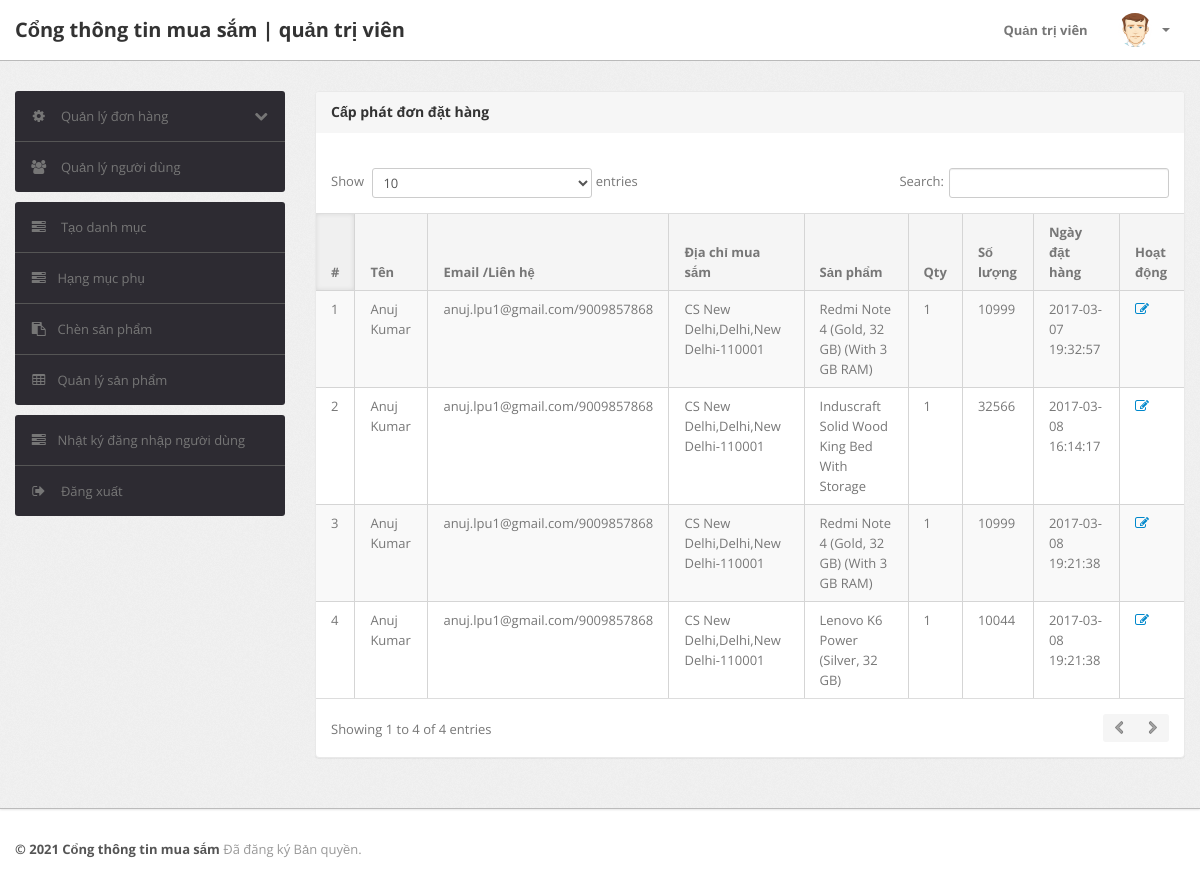
The app's page /admin/pending-orders.php (signed in), older data.
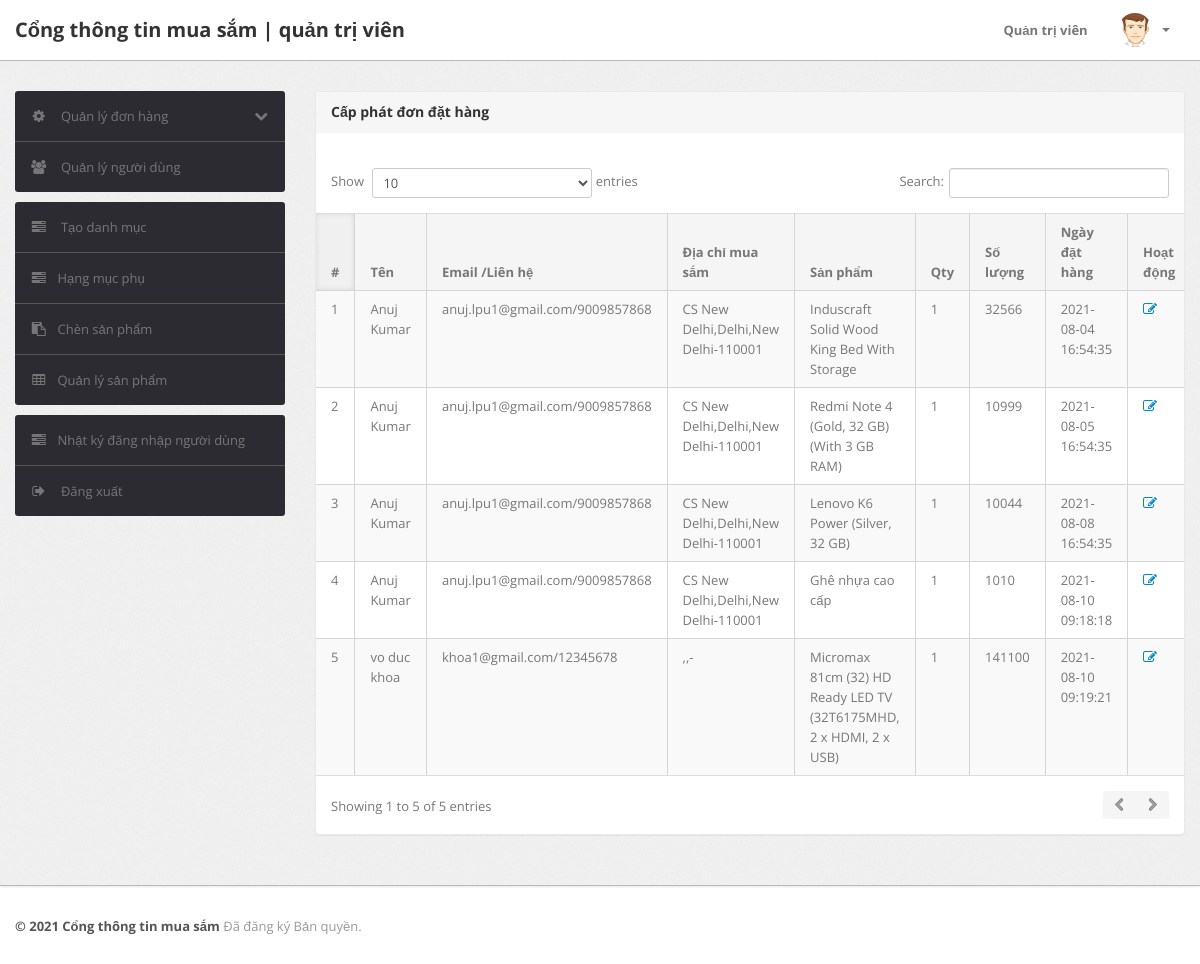
The same page, newer data.
### tables this page shows
CREATE TABLE `orders` (
  `id` int(11) NOT NULL,
  `userId` int(11) DEFAULT NULL,
  `productId` varchar(255) DEFAULT NULL,
  `quantity` int(11) DEFAULT NULL,
  `orderDate` timestamp NOT NULL DEFAULT current_timestamp(),
  `paymentMethod` varchar(50) DEFAULT NULL,
  `orderStatus` varchar(55) DEFAULT NULL
);

CREATE TABLE `users` (
  `id` int(11) NOT NULL,
  `name` varchar(255) DEFAULT NULL,
  `email` varchar(255) DEFAULT NULL,
  `contactno` bigint(11) DEFAULT NULL,
  `password` varchar(255) DEFAULT NULL,
  `shippingAddress` longtext DEFAULT NULL,
  `shippingState` varchar(255) DEFAULT NULL,
  `shippingCity` varchar(255) DEFAULT NULL,
  `shippingPincode` int(11) DEFAULT NULL,
  `billingAddress` longtext DEFAULT NULL,
  `billingState` varchar(255) DEFAULT NULL,
  `billingCity` varchar(255) DEFAULT NULL,
  `billingPincode` int(11) DEFAULT NULL,
  `regDate` timestamp NOT NULL DEFAULT current_timestamp(),
  `updationDate` varchar(255) DEFAULT NULL
);

CREATE TABLE `products` (
  `id` int(11) NOT NULL,
  `category` int(11) NOT NULL,
  `subCategory` int(11) DEFAULT NULL,
  `productName` varchar(255) DEFAULT NULL,
  `productCompany` varchar(255) DEFAULT NULL,
  `productPrice` int(11) DEFAULT NULL,
  `productPriceBeforeDiscount` int(11) DEFAULT NULL,
  `productDescription` longtext DEFAULT NULL,
  `productImage1` varchar(255) DEFAULT NULL,
  `productImage2` varchar(255) DEFAULT NULL,
  `productImage3` varchar(255) DEFAULT NULL,
  `shippingCharge` int(11) DEFAULT NULL,
  `productAvailability` varchar(255) DEFAULT NULL,
  `postingDate` timestamp NULL DEFAULT current_timestamp(),
  `updationDate` varchar(255) DEFAULT NULL
);

### admin/pending-orders.php (the view, shortened to what this page needs)
<?php
include('include/config.php');
if (strlen($_SESSION['alogin']) == 0) {
	header('location:index.php');
} else {
?>
	<!DOCTYPE html>
	<html lang="en">
	<head>
		<link type="text/css" href="bootstrap/css/bootstrap.min.css" rel="stylesheet">
		<link type="text/css" href="bootstrap/css/bootstrap-responsive.min.css" rel="stylesheet">
		<link type="text/css" href="css/theme.css" rel="stylesheet">
		<link type="text/css" href="images/icons/css/font-awesome.css" rel="stylesheet">
	</head>
	<body>
		<?php include('include/header.php'); ?>
		<div class="wrapper">
			<div class="container">
				<div class="row">
					<?php include('include/sidebar.php'); ?>
					<div class="span9">
						<div class="content">
							<div class="module">
								<div class="module-head">
									<h3>Cấp phát đơn đặt hàng</h3>
								</div>
								<div class="module-body table">
									<br />
									<table cellpadding="0" cellspacing="0" border="0" class="datatable-1 table table-bordered table-striped	 display table-responsive">
										<thead>
											<tr>
												<th>#</th>
												<th> Tên</th>
												<th width="50">Email /Liên hệ</th>
												<th>Địa chỉ mua sắm</th>
												<th>Sản phẩm </th>
												<th>Qty </th>
												<th>Số lượng </th>
												<th>Ngày đặt hàng</th>
												<th>Hoạt động</th>
											</tr>
										</thead>
										<tbody>
											<?php
											$status = 'Delivered';
											$query = mysqli_query($con, "select users.name as username,users.email as useremail,users.contactno as usercontact,users.shippingAddress as shippingaddress,users.shippingCity as shippingcity,users.shippingState as shippingstate,users.shippingPincode as shippingpincode,products.productName as productname,products.shippingCharge as shippingcharge,orders.quantity as quantity,orders.orderDate as orderdate,products.productPrice as productprice,orders.id as id  from orders join users on  orders.userId=users.id join products on products.id=orders.productId where orders.	orderStatus!='$status' or orders.orderStatus is null");
											$cnt = 1;
											while ($row = mysqli_fetch_array($query)) {
											?>
												<tr>
													<td><?php echo htmlentities($cnt); ?></td>
													<td><?php echo htmlentities($row['username']); ?></td>
													<td><?php echo htmlentities($row['useremail']); ?>/<?php echo htmlentities($row['usercontact']); ?></td>
													<td><?php echo htmlentities($row['shippingaddress'] . "," . $row['shippingcity'] . "," . $row['shippingstate'] . "-" . $row['shippingpincode']); ?></td>
													<td><?php echo htmlentities($row['productname']); ?></td>
													<td><?php echo htmlentities($row['quantity']); ?></td>
													<td><?php echo htmlentities($row['quantity'] * $row['productprice'] + $row['shippingcharge']); ?></td>
													<td><?php echo htmlentities($row['orderdate']); ?></td>
													<td> <a href="updateorder.php?oid=<?php echo htmlentities($row['id']); ?>" title="Update order" target="_blank"><i class="icon-edit"></i></a>
													</td>
												</tr>
											<?php $cnt = $cnt + 1;
											} ?>
										</tbody>
									</table>
								</div>
							</div>
						</div>
					</div>
				</div>
			</div>
		</div>
		<?php include('include/footer.php'); ?>
	</body>
<?php } ?>

Row changes from the older to the newer data that the page shows:
no longer on this page (row edited): orders: userId.name "Anuj Kumar", userId.email "anuj.lpu1@gmail.com", userId.contactno "9009857868", userId.shippingPincode "CS New Delhi,Delhi,New Delhi-110001", productId.productName "Redmi Note 4 (Gold, 32 GB) (With 3 GB RAM)", quantity "1", productId.productPrice "10999", orderDate "2017-03-07 19:32:57"
changed orders "Induscraft Solid Wood King Bed With Storage": orderDate "2017-03-08 16:14:17" → "2021-08-04 16:54:35"
changed orders "Redmi Note 4 (Gold, 32 GB) (With 3 GB RAM)": orderDate "2017-03-08 19:21:38" → "2021-08-05 16:54:35"
changed orders "Lenovo K6 Power (Silver, 32 GB)": orderDate "2017-03-08 19:21:38" → "2021-08-08 16:54:35"
added orders: userId.name "Anuj Kumar", userId.email "anuj.lpu1@gmail.com", userId.contactno "9009857868", userId.shippingPincode "CS New Delhi,Delhi,New Delhi-110001", productId.productName "Ghê nhựa cao cấp", quantity "1", quantity.shippingCharge "1010", orderDate "2021-08-10 09:18:18"
added orders: userId.name "vo duc khoa", userId.email "khoa1@gmail.com", userId.contactno "12345678", userId.shippingPincode ",,-", productId.productName "Micromax 81cm (32) HD Ready LED TV (32T6175MHD, 2 x HDMI, 2 x USB)", quantity "1", quantity.shippingCharge "141100", orderDate "2021-08-10 09:19:21"
Text that changed along with them:
text written by a page script: "Show entries Search: Showing 1 to 4 of 4 entries" → "Show entries Search: Showing 1 to 5 of 5 entries"
